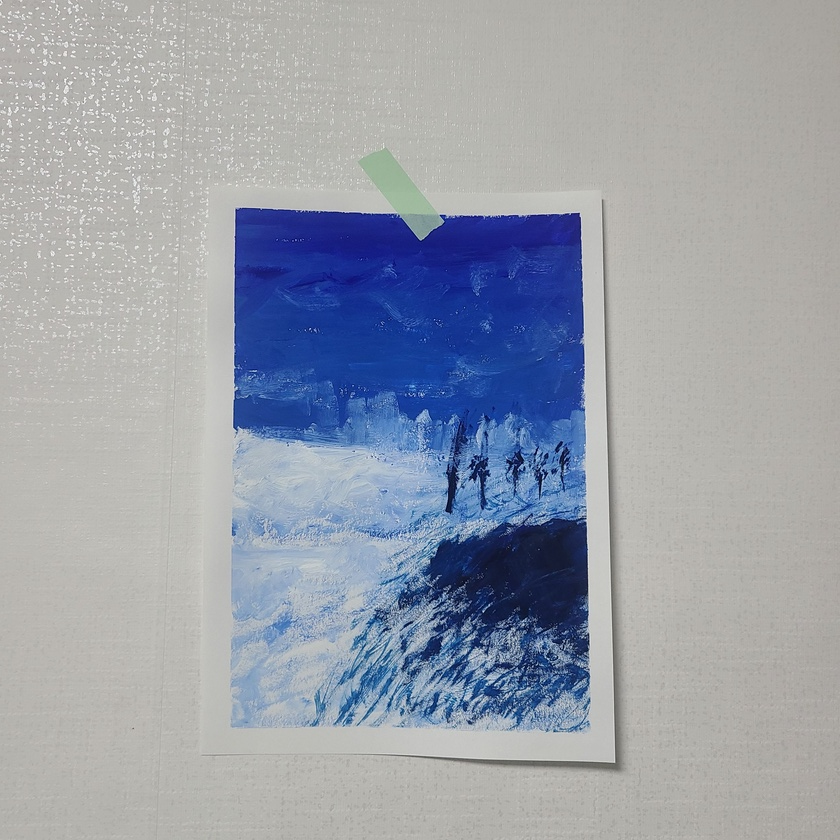
#> input picture ComputerVision/test.jpg, 840 x 840 px, shrunk from 3024 x 3024 before the run
$ python histogram.py
#> lines starting #> are read from the running program, lines starting #| are printed output that depends on the picture
# 히스토그램 정규화

import cv2
import numpy as np
import matplotlib.pylab as plt

ImageDIR = 'test.jpg'

#그레이 스케일로 영상 읽기
img = cv2.imread(ImageDIR)
#> img is the input picture: shape (840, 840, 3); mean B, G, R 170.6, 159.9, 154.3

#직접 연산한 정규화
img_f = img.astype(np.float32)
img_norm = ((img_f - img_f.min()) * (255) / (img_f.max() - img_f.min()))
img_norm = img_norm.astype(np.uint8)

#OpenCV를 이용한 정규화
img_norm2 = cv2.normalize(img, None, 0, 255, cv2.NORM_MINMAX)

#히스토그램 계산
hist = cv2.calcHist([img], [0], None, [256], [0, 255])
#> hist = 256 values, max 29031 at index 174, min 0 at index 0, mean 2756.2
hist_norm = cv2.calcHist([img_norm], [0], None, [256], [0, 255])
#> hist_norm has the same summary as hist
hist_norm2 = cv2.calcHist([img_norm2], [0], None, [256], [0, 255])
#> hist_norm2 has the same summary as hist


cv2.imshow('Before', img)
cv2.imshow('Manual', img_norm)
cv2.imshow('cv2.normalize()', img_norm2)

average = np.average(hist)
#> average = 2756.2
# print(average)
# hist = hist/average

for value in hist:
    norm = (value - np.amin(hist))/(np.amax(hist)-np.amin(hist))
#> this loop made 256 passes
#> (value, norm) on passes 1 to 3: ([0], [0]), ([0], [0]), ([0], [0])

# print(hist)
# print(hist.shape)
hists = {'Before' : hist, 'Manual':hist_norm, 'cv2.normalize()':hist_norm2}

for i, (k, v) in enumerate(hists.items()):
    plt.subplot(1,3,i+1)
    plt.title(k)
    plt.plot(v)
#> this loop made 3 passes
#> k on passes 1 to 3: 'Before', 'Manual', 'cv2.normalize()'
plt.show()
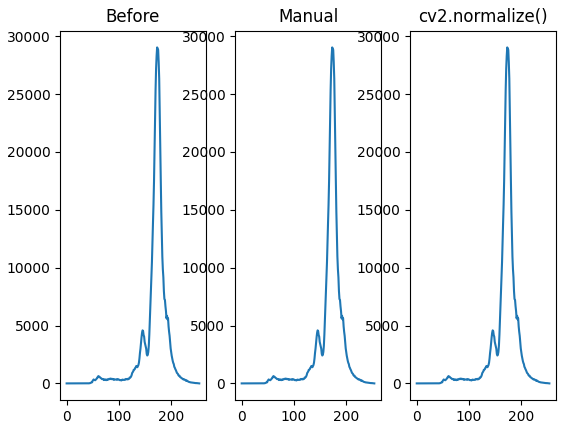
#> figure drawn by matplotlib, 3 panels; panel 1: curve peaks at x = 174, y = 29031; panel 2: curve peaks at x = 174, y = 29031; panel 3: curve peaks at x = 174, y = 29031
